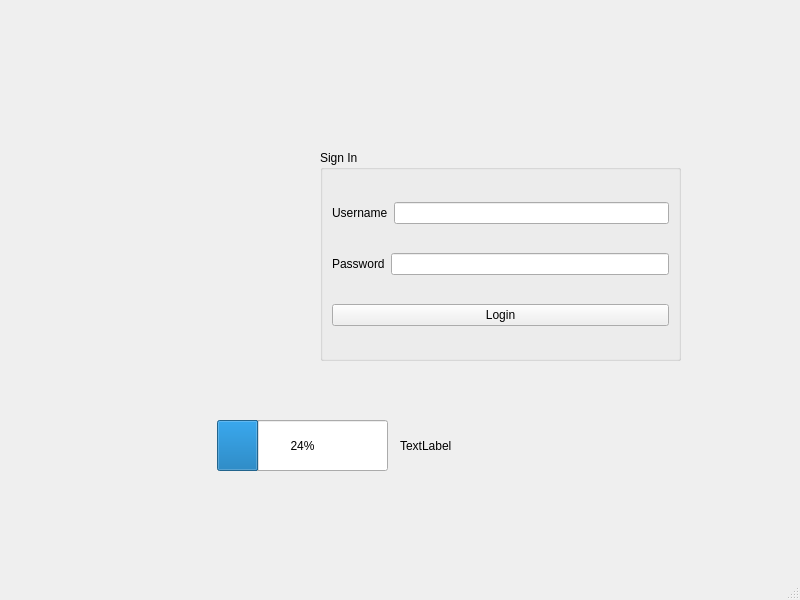
<?xml version="1.0" encoding="UTF-8"?>
<ui version="4.0">
 <class>MainWindow</class>
 <widget class="QMainWindow" name="MainWindow">
  <property name="geometry">
   <rect>
    <x>0</x>
    <y>0</y>
    <width>800</width>
    <height>600</height>
   </rect>
  </property>
  <property name="windowTitle">
   <string>MainWindow</string>
  </property>
  <widget class="QWidget" name="centralwidget">
   <widget class="QGroupBox" name="groupBox">
    <property name="geometry">
     <rect>
      <x>320</x>
      <y>150</y>
      <width>361</width>
      <height>211</height>
     </rect>
    </property>
    <property name="title">
     <string>Sign In</string>
    </property>
    <layout class="QVBoxLayout" name="verticalLayout">
     <item>
      <layout class="QHBoxLayout" name="horizontalLayout">
       <item>
        <widget class="QLabel" name="label">
         <property name="text">
          <string>Username</string>
         </property>
        </widget>
       </item>
       <item>
        <widget class="QLineEdit" name="lineEdit_username"/>
       </item>
      </layout>
     </item>
     <item>
      <layout class="QHBoxLayout" name="horizontalLayout_2">
       <item>
        <widget class="QLabel" name="label_2">
         <property name="text">
          <string>Password</string>
         </property>
        </widget>
       </item>
       <item>
        <widget class="QLineEdit" name="lineEdit_password"/>
       </item>
      </layout>
     </item>
     <item>
      <widget class="QPushButton" name="pushButton_Login">
       <property name="text">
        <string>Login</string>
       </property>
      </widget>
     </item>
    </layout>
   </widget>
   <widget class="QLabel" name="label_pic">
    <property name="geometry">
     <rect>
      <x>60</x>
      <y>140</y>
      <width>211</width>
      <height>251</height>
     </rect>
    </property>
    <property name="text">
     <string/>
    </property>
   </widget>
   <widget class="QLabel" name="label_3">
    <property name="geometry">
     <rect>
      <x>400</x>
      <y>420</y>
      <width>241</width>
      <height>51</height>
     </rect>
    </property>
    <property name="text">
     <string>TextLabel</string>
    </property>
   </widget>
   <widget class="QProgressBar" name="progressBar">
    <property name="geometry">
     <rect>
      <x>217</x>
      <y>420</y>
      <width>171</width>
      <height>51</height>
     </rect>
    </property>
    <property name="value">
     <number>24</number>
    </property>
   </widget>
  </widget>
  <widget class="QMenuBar" name="menubar">
   <property name="geometry">
    <rect>
     <x>0</x>
     <y>0</y>
     <width>800</width>
     <height>26</height>
    </rect>
   </property>
  </widget>
  <widget class="QStatusBar" name="statusbar"/>
 </widget>
 <resources/>
 <connections/>
</ui>
